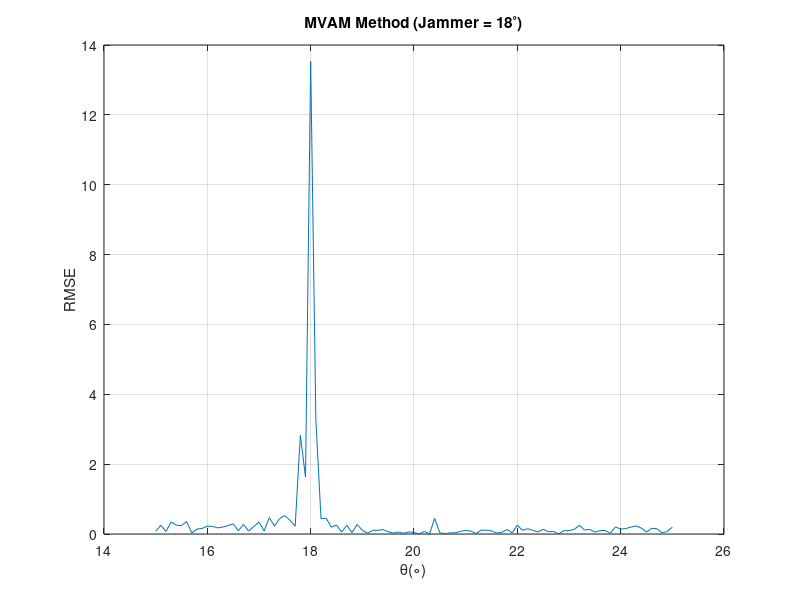

This figure's MATLAB source:
%
%   References:
%     [1] A. S. Paine, 
%         Minimum variance monopulse technique for an adaptive phased array radar
%         IEE Proceedings - Radar, Sonar and Navigation
%         vol. 145, no. 6, pp. 374-380, Dec. 1998.
clear
SENSOR_NUM = 8;
MARGIN = 0.5;
SNR = 10;
JNR = 15;
SNAPSHOTS = 100;
BEAM_DIR = 20;

amp_s = sqrt(10^(SNR/10));
amp_j = sqrt(10^(JNR/10));

f = 10e6;
fs = 2.5*f;
Ts = (0:SNAPSHOTS - 1)'/fs;

theta_s = 25;
theta_j = 18;

MC_L = 1;
delta_theta = (-5:0.1:5)';
rmse = zeros(length(delta_theta), 1);
for l = 1:MC_L
    for n = 1:length(delta_theta)
        theta_s = BEAM_DIR + delta_theta(n);
        signal = amp_s*exp(1j*2*pi*f*Ts + 2*pi*rand(SNAPSHOTS, 1));
        jammer = amp_j*exp(1j*2*pi*f*Ts + 2*pi*rand(SNAPSHOTS, 1));
        noise = randn(SENSOR_NUM, SNAPSHOTS) + 1j*randn(SENSOR_NUM, SNAPSHOTS);
        sv_s = exp(-1j*2*pi*MARGIN*(0:SENSOR_NUM - 1)'*sind(theta_s));
        sv_j = exp(-1j*2*pi*MARGIN*(0:SENSOR_NUM - 1)'*sind(theta_j));
        jammer_noise = sv_j*jammer.' + noise;
        samples = sv_s*signal.' + jammer_noise;
        covMat = jammer_noise*jammer_noise'/SNAPSHOTS;

        sv_dir = exp(-1j*2*pi*MARGIN*(0:SENSOR_NUM - 1)'*sind(BEAM_DIR));
        w_sum = pinv(covMat)*sv_dir/sqrt(sv_dir'*pinv(covMat)*sv_dir);
        dSv_dir = (-1j*2*pi*MARGIN*(0:SENSOR_NUM - 1)').*sv_dir;
        w_dif = pinv(covMat)*dSv_dir/sqrt(sv_dir'*pinv(covMat)*sv_dir);

        c_x = ((w_sum'*sv_dir)*dSv_dir - (w_sum'*dSv_dir)*sv_dir)/(w_sum'*sv_dir)^2;
        B = w_dif'*c_x;
        Q = covMat - (sv_dir*w_sum'*covMat)/(w_sum'*sv_dir) - (covMat*w_sum*sv_dir')/(sv_dir'*w_sum) ...
            + ((sv_dir*sv_dir')*(w_sum'*covMat*w_sum))/abs(w_sum'*sv_dir)^2;
        Q1 = w_dif'*Q*w_dif;
        samples = mean(samples, 2);
        R = (w_dif'*samples)/(w_sum'*samples) - (w_dif'*sv_dir)/(w_sum'*sv_dir);

        u_hat = real(pinv(real(B'*pinv(Q1)*B))*B'*pinv(Q1)*R);
        theta_hat = BEAM_DIR + asind(u_hat);
        rmse(n) = rmse(n) + abs(theta_hat - theta_s);
    end
end
rmse = rmse/MC_L;

plot(BEAM_DIR + delta_theta, rmse)
grid on
xlabel('\theta(\circ)')
ylabel('RMSE')
title('MVAM Method (Jammer = 18^\circ)')
